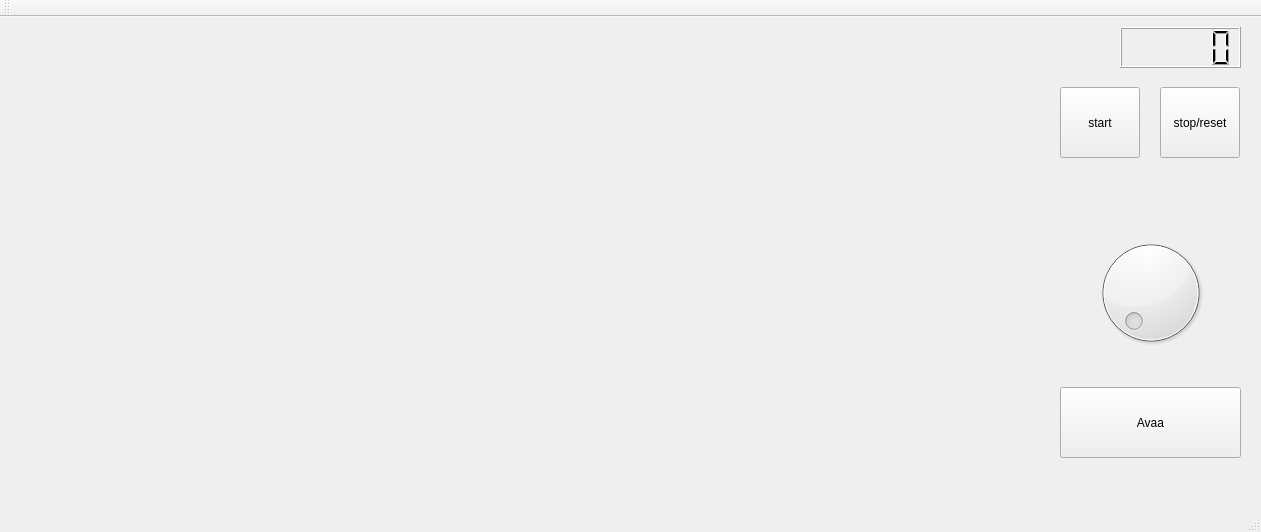
<?xml version="1.0" encoding="UTF-8"?>
<ui version="4.0">
 <class>MainWindow</class>
 <widget class="QMainWindow" name="MainWindow">
  <property name="geometry">
   <rect>
    <x>0</x>
    <y>0</y>
    <width>1261</width>
    <height>532</height>
   </rect>
  </property>
  <property name="windowTitle">
   <string>MainWindow</string>
  </property>
  <widget class="QWidget" name="centralWidget">
   <widget class="QPushButton" name="Start">
    <property name="geometry">
     <rect>
      <x>1060</x>
      <y>70</y>
      <width>80</width>
      <height>71</height>
     </rect>
    </property>
    <property name="text">
     <string>start</string>
    </property>
   </widget>
   <widget class="QLCDNumber" name="ajastinNaytto">
    <property name="geometry">
     <rect>
      <x>1120</x>
      <y>10</y>
      <width>121</width>
      <height>41</height>
     </rect>
    </property>
   </widget>
   <widget class="QPushButton" name="stopReset">
    <property name="geometry">
     <rect>
      <x>1160</x>
      <y>70</y>
      <width>80</width>
      <height>71</height>
     </rect>
    </property>
    <property name="text">
     <string>stop/reset</string>
    </property>
   </widget>
   <widget class="QDial" name="nappi">
    <property name="geometry">
     <rect>
      <x>1090</x>
      <y>210</y>
      <width>121</width>
      <height>131</height>
     </rect>
    </property>
   </widget>
   <widget class="QPushButton" name="Avaa">
    <property name="geometry">
     <rect>
      <x>1060</x>
      <y>370</y>
      <width>181</width>
      <height>71</height>
     </rect>
    </property>
    <property name="text">
     <string>Avaa</string>
    </property>
   </widget>
  </widget>
  <widget class="QMenuBar" name="menuBar">
   <property name="geometry">
    <rect>
     <x>0</x>
     <y>0</y>
     <width>1261</width>
     <height>20</height>
    </rect>
   </property>
  </widget>
  <widget class="QToolBar" name="mainToolBar">
   <attribute name="toolBarArea">
    <enum>TopToolBarArea</enum>
   </attribute>
   <attribute name="toolBarBreak">
    <bool>false</bool>
   </attribute>
  </widget>
  <widget class="QStatusBar" name="statusBar"/>
 </widget>
 <layoutdefault spacing="6" margin="11"/>
 <resources/>
 <connections/>
</ui>
